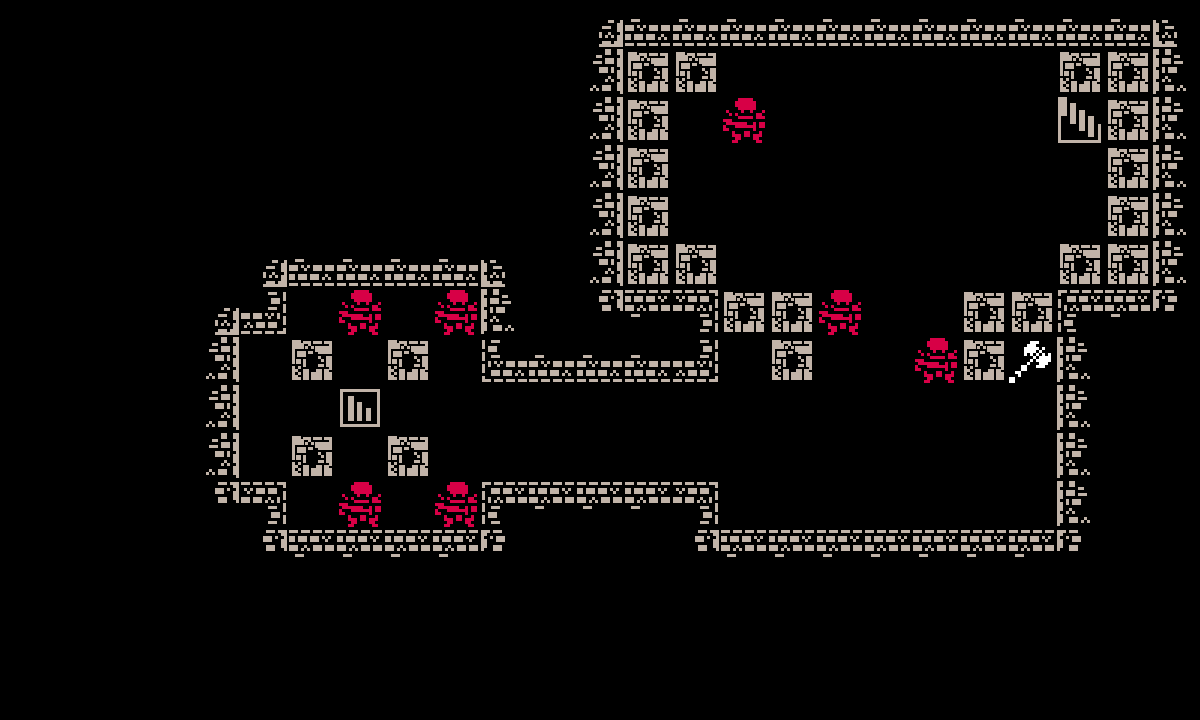

Tiled map render using the project's own tile images. Description and the map definition, with tile-layer contents summarised, below:
An orthogonal 25x15 tile map with 48x48 px tiles, 1 tile layer (Tile Layer 1).

<map version="1.2" tiledversion="1.2.4" orientation="orthogonal" renderorder="right-down" width="25" height="15" tilewidth="48" tileheight="48" infinite="0" nextlayerid="2" nextobjectid="1">
 <tileset firstgid="1" source="TileSet.tsx" />
 <layer id="1" name="Tile Layer 1" width="25" height="15">
  <data>[375 cells, 106 non-empty, 17 distinct tile ids]</data>
 </layer>
</map>